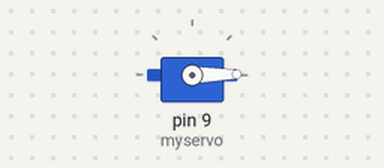
Recording of a sketch running on a simulated Arduino Uno, built with avr-gcc and run on an emulated ATmega328P. Shown: servo.

Above: at 0.05 s.
At 1.35 s:
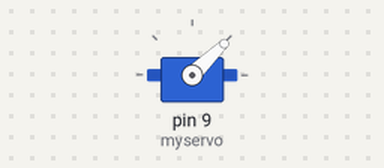
At 2.7 s:
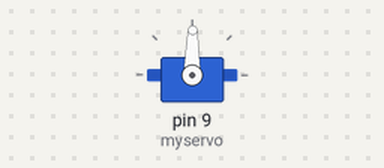
At 5.4 s:
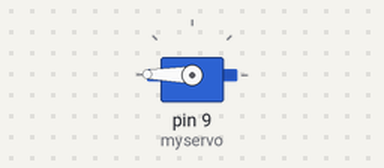
Timing chart, 0 to 7.0 s (numbered marks = the images above):
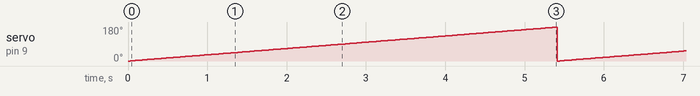

The sketch:

servo.ino
```cpp
#include <Servo.h>

//http://www.mariolukas.de/2011/08/arduino-servo-tutorial/
// Erzeugen eines Servo Objekts zur Servo Steuerung
Servo myservo;

// Variable zum Speichern der Position
int pos = 0;

// Initialisierung der Pins
void setup(){
   myservo.attach(9);
}
// Hauptprogramm
void loop(){
   for(pos = 0; pos < 180; pos++){
     myservo.write(pos);
     delay(30);
   }
}
```

Measured:
- by itself, servo on pin 9 (myservo): ramps from 0° to 179° and jumps back, once every 5.4 s
